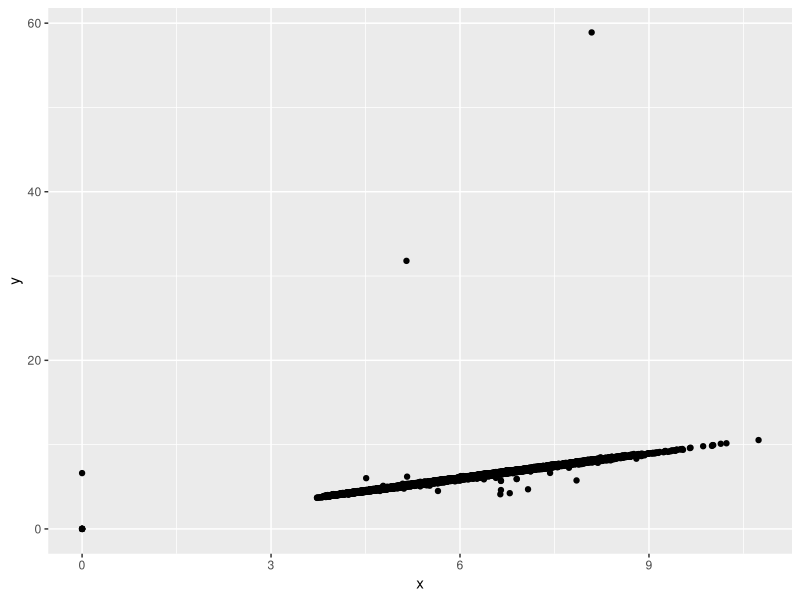
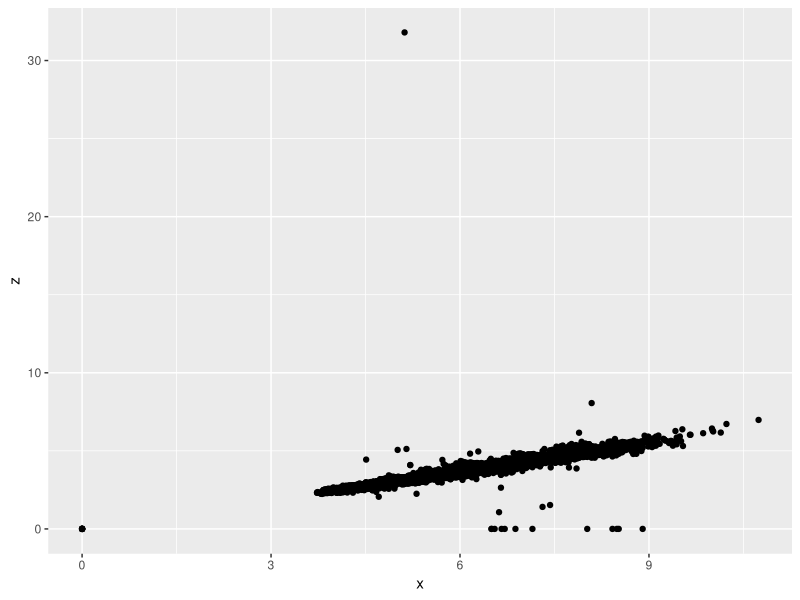
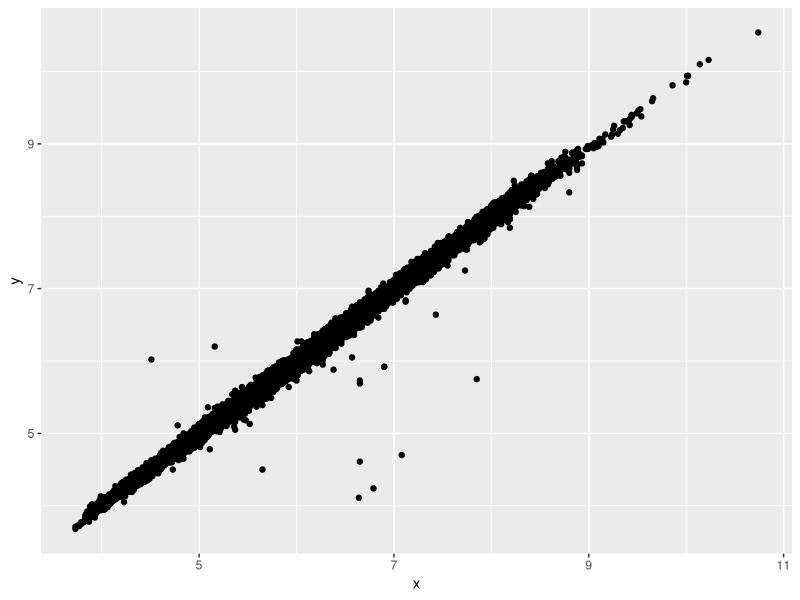
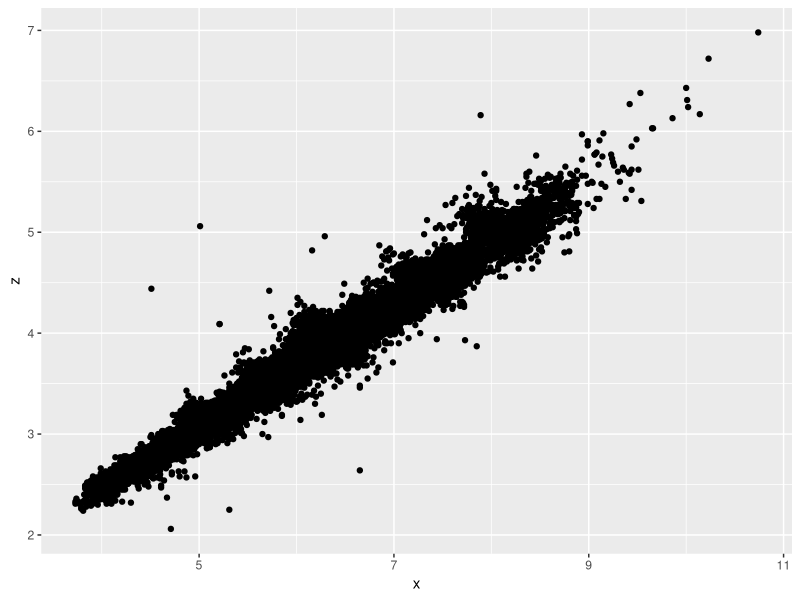

Write the R code that produced these figures, in order.
## ---- chunk 1
library(tidyverse)
number_cut <- diamonds %>%
  group_by(cut) %>% #group the data
  summarise(count = n()) #count of diamonds in each “cut” 
(number_cut) #print the data frame
## ---- chunk 2
sample_frac(diamonds, 0.01, replace = TRUE) #create a data set that contains 1% of the rows
## ---- chunk 3
clarity_size <- diamonds %>%
  group_by(clarity) %>%
 slice_max(order_by = carat, n=100, with_ties = FALSE) %>% #select the 100 largest diamonds in each clarity category
  summarise(average.clarify = mean(carat, na.rm = TRUE)) #calculate the average size
  (clarity_size)
## ---- chunk 4
ggplot(data = diamonds) + 
  geom_point(mapping = aes(x = x, y = y))
ggplot(data = diamonds) + 
  geom_point(mapping = aes(x = x, y = z))
## ---- chunk 5
correct_size <- diamonds %>%
  filter (x > 3, y < 20, z > 2 & z < 10) #remove bad points
ggplot(data = correct_size) + 
  geom_point(mapping = aes(x = x, y = y))
ggplot(data = correct_size) + 
  geom_point(mapping = aes(x = x, y = z))

